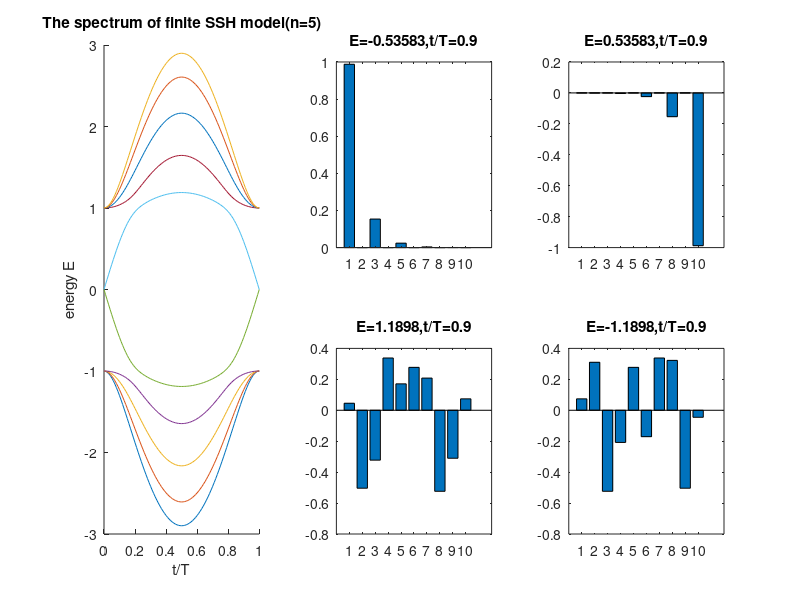

Write MATLAB code to recreate this figure.
clc
clear

n=input('the number of unit cell:\n');
E=zeros(101,2*n);
states=zeros(101,2*n,2*n);





v_1 = -1;
% 画图
%x = 0:0.01:1;
%a_t = arrayfun(@newFunction0, x);
%u = arrayfun(@newFunction1, x);
%v = arrayfun(@newFunction2, x);
%w = arrayfun(@newFunction3, x);



%研究范围是0<t/T<3
for j=1:1:101
    a=(j-1)*0.01;
    u = sin(2 * pi * a);
    v = v_1+cos(2 * pi * a);
    w = 1;
    %构造哈密顿量
    H=zeros(2*n,2*n);
    H(1,2)=v;
    H(1,1)=u;
    H(2,2)=-u;
    H(2*n,2*n-1)=v;
    for i=1:1:n-1
        H(2*i,2*i-1)=v;
        H(2*i,2*i+1)=w;
        H(2*i+1,2*i)=w;
        H(2*i+1,2*i+2)=v;
        H(2*i+1,2*i+1)=u;
        H(2*(i+1),2*(i+1))=-u;
    end
    [states(j,:,:),V]=eigs(H,2*n);%求解本征值和本征矢，函数具体用法可以看文档
    E(j,:)=diag(V);
end

Eorder=sort(E,2);%额外排个序方便画图
%Eorder=E;
a=0:0.01:1;
figure

subplot(2,3,[1,4]);%画出本征值分布即能量随v/w的变化
hold on
for j=1:1:2*n
    plot(a,Eorder(:,j));
end
hold off
xlabel('t/T');
ylabel('energy E');
title(['The spectrum of finite SSH model(n=',num2str(n),')']);

%画出v/w=0.5时两个能量最接近0的本征态分布
subplot(2,3,2);
bar(states(92,:,2*n-1));
title(['E=',num2str(E(92,2*n-1)),',t/T=0.9']);

subplot(2,3,3);
bar(states(92,:,2*n));
title(['E=',num2str(E(92,2*n)),',t/T=0.9']);

%在v/w=0.5处另外随便挑两个本征态画出来
subplot(2,3,5);
bar(states(92,:,2*n-7));
title(['E=',num2str(E(92,2*n-7)),',t/T=0.9']);

subplot(2,3,6);
bar(states(92,:,2*n-6));
title(['E=',num2str(E(92,2*n-6)),',t/T=0.9']);